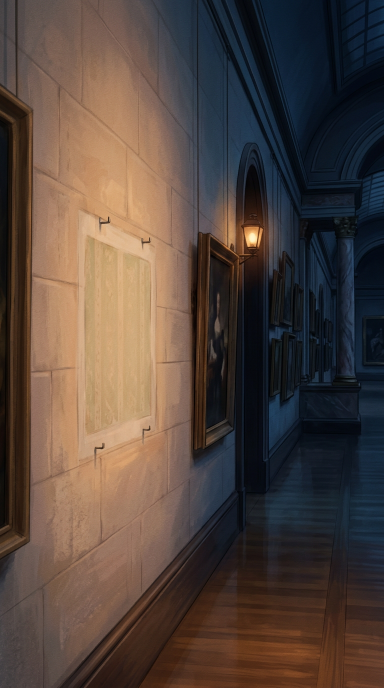
#> input picture new_channel_detective_timeglass/uncase_truecrime_short/assets/01_empty_wall.png, 768 x 1376 px (shown at 1/2 size); its folder holds 4 pictures in this run
$ python render_short.py
#> lines starting #> are read from the running program, lines starting #| are printed output that depends on the picture
#!/usr/bin/env python3
"""Render an original 9:16 evidence-led true-crime short with layered 2.5D motion."""
from pathlib import Path
from PIL import Image,ImageDraw,ImageFont,ImageOps,ImageFilter
from imageio_ffmpeg import get_ffmpeg_exe
import subprocess,math,json,random,sys
import numpy as np
ROOT=Path(__file__).resolve().parents[2]; HERE=Path(__file__).resolve().parent; A=HERE/'assets'
W,H,FPS=1080,1920,30
ANT=ROOT/'new_channel_detective_timeglass/assets/fonts/Anton-Regular.ttf';DM=ROOT/'new_channel_detective_timeglass/assets/fonts/DMSans.ttf'
TIMING=json.loads((A/'narration_timing.json').read_text())
#> (reads new_channel_detective_timeglass/uncase_truecrime_short/assets/narration_timing.json from the repository)
IMGS=[Image.open(A/n).convert('RGB') for n in ['01_empty_wall.png','00_empty_wall_morning.png','02_worker_exit.png','03_hidden_trunk.png','04_dealer_reveal.png','05_case_closed.png','06_returned_portrait.png']]
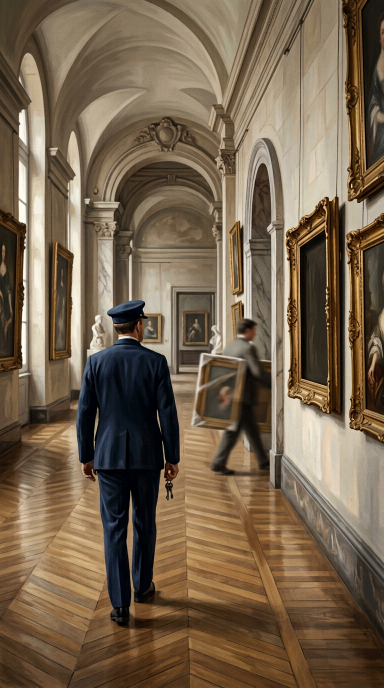
#> input picture new_channel_detective_timeglass/uncase_truecrime_short/assets/00_empty_wall_morning.png, 768 x 1376 px (shown at 1/2 size)
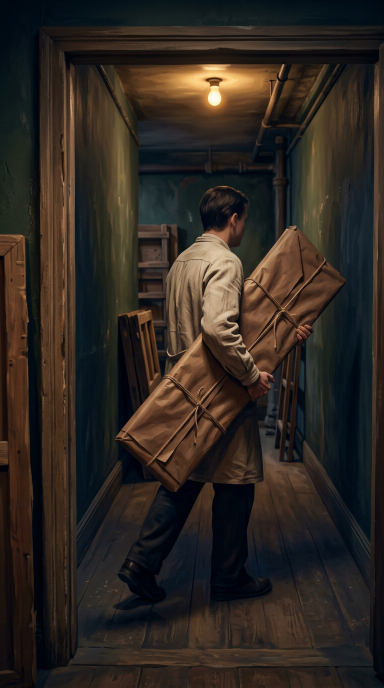
#> input picture new_channel_detective_timeglass/uncase_truecrime_short/assets/02_worker_exit.png, 768 x 1376 px (shown at 1/2 size)
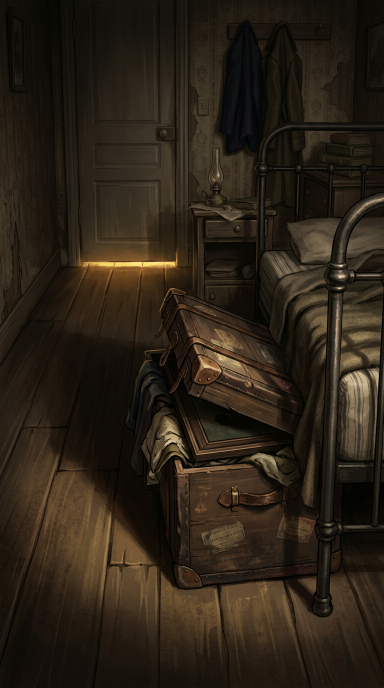
#> input picture new_channel_detective_timeglass/uncase_truecrime_short/assets/03_hidden_trunk.png, 768 x 1376 px (shown at 1/2 size)
#> (the run stopped early here; a loop or call above may not have finished)
